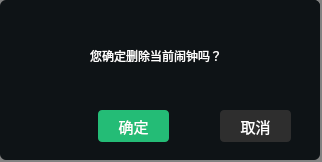
<?xml version="1.0" encoding="UTF-8"?>
<ui version="4.0">
 <class>delete_msg</class>
 <widget class="QDialog" name="delete_msg">
  <property name="geometry">
   <rect>
    <x>0</x>
    <y>0</y>
    <width>322</width>
    <height>162</height>
   </rect>
  </property>
  <property name="windowTitle">
   <string>Dialog</string>
  </property>
  <property name="styleSheet">
   <string notr="true">background-color: rgb(130, 130, 130);</string>
  </property>
  <widget class="QWidget" name="widget" native="true">
   <property name="geometry">
    <rect>
     <x>0</x>
     <y>0</y>
     <width>320</width>
     <height>160</height>
    </rect>
   </property>
   <property name="styleSheet">
    <string notr="true">background-color: rgba(14,19,22,1);
border-radius: 6px;</string>
   </property>
   <widget class="QPushButton" name="closebtn">
    <property name="geometry">
     <rect>
      <x>290</x>
      <y>0</y>
      <width>30</width>
      <height>30</height>
     </rect>
    </property>
    <property name="styleSheet">
     <string notr="true">border-image: url(:/image/1x/close_light.png);</string>
    </property>
    <property name="text">
     <string/>
    </property>
   </widget>
   <widget class="QPushButton" name="surebtn">
    <property name="geometry">
     <rect>
      <x>98</x>
      <y>110</y>
      <width>71</width>
      <height>32</height>
     </rect>
    </property>
    <property name="styleSheet">
     <string notr="true">QPushButton{color: rgb(255, 255, 255);
background-color: rgba(39,207,129,0.9);
 border-radius:4px;
font: 11pt ;}
QPushButton:hover{background-color: rgb(27, 143, 89);}
</string>
    </property>
    <property name="text">
     <string>确定</string>
    </property>
   </widget>
   <widget class="QPushButton" name="cancelbtn">
    <property name="geometry">
     <rect>
      <x>220</x>
      <y>110</y>
      <width>71</width>
      <height>32</height>
     </rect>
    </property>
    <property name="styleSheet">
     <string notr="true">QPushButton{
font: 11pt ;
color: rgb(255, 255, 255);
background:rgba(46,46,46,1);
border-radius:4px;}
QPushButton:hover{background:rgba(143, 97, 47, 0.1)}</string>
    </property>
    <property name="text">
     <string>取消</string>
    </property>
   </widget>
   <widget class="QLabel" name="label_5">
    <property name="geometry">
     <rect>
      <x>90</x>
      <y>30</y>
      <width>221</width>
      <height>51</height>
     </rect>
    </property>
    <property name="styleSheet">
     <string notr="true">color: rgb(255, 255, 255);
font: 25 15pt &quot;Noto Sans CJK SC&quot;;</string>
    </property>
    <property name="text">
     <string>您确定删除当前闹钟吗？</string>
    </property>
   </widget>
   <widget class="QLabel" name="label_6">
    <property name="geometry">
     <rect>
      <x>20</x>
      <y>30</y>
      <width>51</width>
      <height>51</height>
     </rect>
    </property>
    <property name="styleSheet">
     <string notr="true">border-image: url(:/image/aptdaemon-error.png);</string>
    </property>
    <property name="text">
     <string/>
    </property>
   </widget>
  </widget>
 </widget>
 <resources/>
 <connections/>
</ui>
